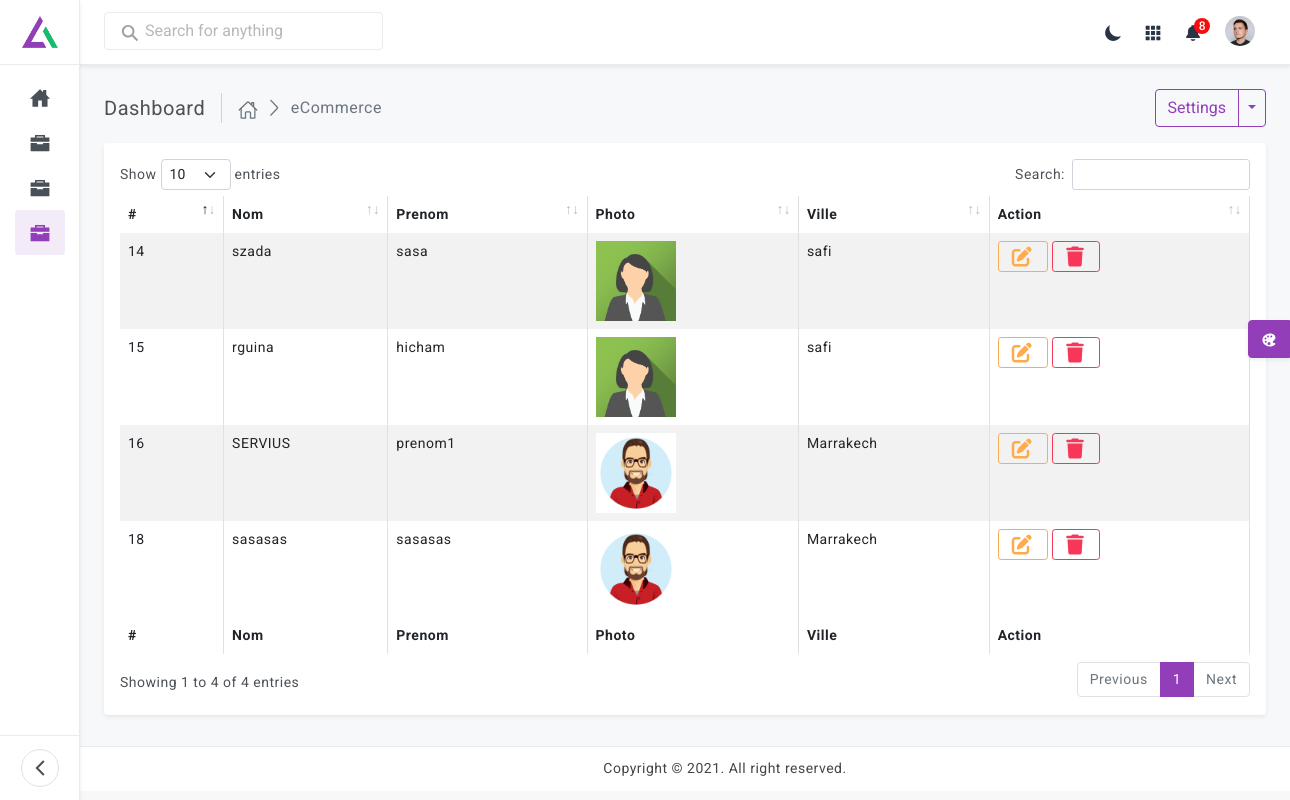
The app's page /stagiaire/index.php (signed in) with its own data.
### tables this page shows
CREATE TABLE IF NOT EXISTS `stagiaires` (
  `id` int(11) NOT NULL AUTO_INCREMENT,
  `nom` varchar(255) NOT NULL DEFAULT '0',
  `prenom` varchar(255) NOT NULL DEFAULT '0',
  `photo` varchar(255) NOT NULL DEFAULT '0',
  `ville_id` int(11) DEFAULT NULL,
  PRIMARY KEY (`id`),
  KEY `FK_stagiaires_villes` (`ville_id`),
  CONSTRAINT `FK_stagiaires_villes` FOREIGN KEY (`ville_id`) REFERENCES `villes` (`id`)
);

CREATE TABLE IF NOT EXISTS `villes` (
  `id` int(11) NOT NULL AUTO_INCREMENT,
  `nom` varchar(255) NOT NULL DEFAULT '0',
  PRIMARY KEY (`id`)
);

### stagiaire/index.php (the view, shortened to what this page needs)
<?php require '../include/connexion.php'; ?>
<?php include '../include/header.php'; ?>
<div class="wrapper">
    <?php include '../include/sidebar.php'; ?>
    <?php include '../include/top_header.php'; ?>
    <div class="page-content-wrapper">
        <div class="page-content">
            <div class="page-breadcrumb d-none d-sm-flex align-items-center mb-3">
                <div class="breadcrumb-title pe-3">Dashboard</div>
                <div class="ps-3">
                    <nav aria-label="breadcrumb">
                        <ol class="breadcrumb mb-0 p-0 align-items-center">
                            <li class="breadcrumb-item"><a href="javascript:;">
                                    <ion-icon name="home-outline"></ion-icon>
                                </a>
                            </li>
                            <li class="breadcrumb-item active" aria-current="page">eCommerce</li>
                        </ol>
                    </nav>
                </div>
                <div class="ms-auto">
                    <div class="btn-group">
                        <button type="button" class="btn btn-outline-primary">Settings</button>
                        <button type="button"
                            class="btn btn-outline-primary split-bg-primary dropdown-toggle dropdown-toggle-split"
                            data-bs-toggle="dropdown"> <span class="visually-hidden">Toggle Dropdown</span>
                        </button>
                    </div>
                </div>
            </div>
            <div class="row">
                <div class="col-md-12">
                    <div class="card">
                        <div class="card-body">
                            <div class="table-responsive">
                                <table id="example" class="table table-striped table-bordered" style="width:100%">
                                <thead>
                                    <tr>
                                        <th>#</th>
                                        <th>Nom</th>
                                        <th>Prenom</th>
                                        <th>Photo</th>
                                        <th>Ville</th>
                                        <th>Action</th>
                                    </tr>
                                </thead>
                                <tbody>
                                    <?php
                                        $req = $db->query("SELECT * FROM stagiaires");
                                        while($data = $req->fetch()):
                                            $ville = $data['ville_id'];
                                            $req1 = $db->query("SELECT * FROM villes where id=$ville");
                                            $data1 = $req1->fetch();
                                    ?>
                                    <tr>
                                        <td><?= $data['id'] ?></td>
                                        <td><?php echo $data['nom'] ?></td>
                                        <td><?php echo $data['prenom'] ?></td>
                                        <td><img width="80" src="/upload/<?php echo $data['photo'] ?>" alt=""></td>
                                        <td><?php echo $data1['nom'] ?></td>
                                        <td>
                                            <a href="update.php?id=<?= $data[0] ?>" class="btn btn-sm btn-outline-warning">
                                                <i class="fa fa-edit"></i>
                                            </a>
                                            <a href="delete.php?id=<?= $data[0] ?>" class="btn btn-sm btn-outline-danger">
                                                <i class="fa fa-trash"></i>
                                            </a>
                                        </td>
                                    </tr>
                                        <?php endwhile;  ?>
                                </tbody>
                                <tfoot>
                                    <tr>
                                        <th>#</th>
                                        <th>Nom</th>
                                        <th>Prenom</th>
                                        <th>Photo</th>
                                        <th>Ville</th>
                                        <th>Action</th>
                                    </tr>
                                </tfoot>
                            </table>
                            </div>
                        </div>
                    </div>
                </div>
            </div>
        </div>
    </div>
    <footer class="footer">
        <div class="footer-text">
            Copyright © 2021. All right reserved.
        </div>
    </footer>
    <div class="switcher-body">
        <button class="btn btn-primary btn-switcher shadow-sm" type="button" data-bs-toggle="offcanvas"
            data-bs-target="#offcanvasScrolling" aria-controls="offcanvasScrolling">
            <ion-icon name="color-palette-sharp" class="me-0"></ion-icon>
        </button>
    </div>
</div>
<?php include '../include/footer.php'; ?>

### include/header.php (shortened to what this page needs)
<!doctype html>
<html lang="en" class="light-theme">
  <head>
    <link href="/assets/plugins/perfect-scrollbar/css/perfect-scrollbar.css" rel="stylesheet" />
    <link href="assets/plugins/datatable/css/dataTables.bootstrap5.min.css" rel="stylesheet" />
    <link rel="stylesheet" href="https://cdnjs.cloudflare.com/ajax/libs/font-awesome/6.1.1/css/all.min.css">
    <link href="/assets/css/bootstrap.min.css" rel="stylesheet">
    <link href="/assets/css/bootstrap-extended.css" rel="stylesheet">
    <link href="/assets/css/style.css" rel="stylesheet">
    <link href="/assets/css/icons.css" rel="stylesheet">
    <link href="/assets/css/dark-theme.css" rel="stylesheet" />
    <link href="/assets/css/header-colors.css" rel="stylesheet" />
  </head>
  <body>

### include/sidebar.php (shortened to what this page needs)
<div class="mini-sidebar-wrapper">
           <div class="mini-sidebar-header">
              <img src="assets/images/logo-icon-2.png" alt="" class="logo-icon">
           </div>
           <div class="mini-sidebar-navigation d-flex align-items-center justify-content-center">
            <ul class="nav nav-pills flex-column">
              <li class="nav-item" data-bs-toggle="tooltip" data-bs-placement="right" title="Dashboards">
                <a href="javascript:;" class="nav-link" data-bs-toggle="pill" data-bs-target="#dashboard"><ion-icon name="home-sharp"></ion-icon></a>
              </li>
              <li class="nav-item" data-bs-toggle="tooltip" data-bs-placement="right" title="villes">
                <a href="javascript:;" class="nav-link" data-bs-toggle="pill" data-bs-target="#villes"><ion-icon name="briefcase-sharp"></ion-icon></a>
              </li>
              <li class="nav-item" data-bs-toggle="tooltip" data-bs-placement="right" title="pays">
                <a href="javascript:;" class="nav-link" data-bs-toggle="pill" data-bs-target="#pays"><ion-icon name="briefcase-sharp"></ion-icon></a>
              </li>
              <li class="nav-item" data-bs-toggle="tooltip" data-bs-placement="right" title="stagiaire">
                <a href="javascript:;" class="nav-link" data-bs-toggle="pill" data-bs-target="#stagiaire"><ion-icon name="briefcase-sharp"></ion-icon></a>
              </li>
            </ul>
            </div>
            <div class="toggle-menu-wrapper">
               <div class="toggle-menu-button">
                <ion-icon name="chevron-back-sharp"></ion-icon>
               </div>
            </div>
         </div>

### include/top_header.php (shortened to what this page needs)
<header class="top-header">
            <nav class="navbar navbar-expand gap-3">
              <form class="searchbar">
                <div class="position-absolute top-50 translate-middle-y search-icon ms-3"><ion-icon name="search-sharp"></ion-icon></div>
                <input class="form-control" type="text" placeholder="Search for anything">
             </form>
             <div class="top-navbar-right ms-auto">
              <ul class="navbar-nav align-items-center">
                <li class="nav-item">
                  <a class="nav-link dark-mode-icon" href="javascript:;">
                    <div class="mode-icon">
                      <ion-icon name="moon-sharp"></ion-icon>
                    </div>
                  </a>
                </li>
                <li class="nav-item dropdown dropdown-large dropdown-apps">
                  <a class="nav-link dropdown-toggle dropdown-toggle-nocaret" href="javascript:;" data-bs-toggle="dropdown">
                    <div class="">
                      <ion-icon name="apps-sharp"></ion-icon>
                    </div>
                  </a>
                </li>
                <li class="nav-item dropdown dropdown-large">
                  <a class="nav-link dropdown-toggle dropdown-toggle-nocaret" href="javascript:;" data-bs-toggle="dropdown">
                    <div class="position-relative">
                      <span class="notify-badge">8</span>
                      <ion-icon name="notifications-sharp"></ion-icon>
                    </div>
                  </a>
                </li>
                <li class="nav-item dropdown dropdown-user-setting">
                  <a class="nav-link dropdown-toggle dropdown-toggle-nocaret" href="javascript:;" data-bs-toggle="dropdown">
                    <div class="user-setting">
                      <img src="assets/images/avatars/06.png" class="user-img" alt="">
                    </div>
                  </a>
                </li>
               </ul>
              </div>
            </nav>
          </header>

### include/footer.php (shortened to what this page needs)
  </body>
</html>

### assets/css/style.css (style rules this page uses)
body { color: #4c5258; font-size: 14px; letter-spacing: .5px; background-color: #f7f8fa; overflow-x: hidden; font-family: Roboto, sans-serif; }
a { text-decoration: none; }
ion-icon { vertical-align: middle; }
::placeholder { opacity: 0.5 !important; }
.wrapper { position: relative; width: 100%; height: auto; }
.wrapper .page-content-wrapper { margin-left: 80px; margin-top: 65px; padding: 0 0rem 2em 0rem; transition: .3s all; }
.wrapper .page-content { padding: 1.5rem; }
.mini-sidebar-wrapper { position: fixed; top: 0; left: 0; width: 80px; height: 100%; border-right: 1px solid #e9ecef; background-clip: border-box; background-color: #fff; z-index: 10; box-shadow: 0 0.125rem 0.25rem rgb(0 0 0 / 8%); transition: .3s all; }
.mini-sidebar-wrapper .mini-sidebar-header { position: fixed; top: 0; width: 80px; height: 65px; display: flex; align-items: center; justify-content: center; border-bottom: 1px solid #e9ecef; background-clip: border-box; }
.mini-sidebar-wrapper .mini-sidebar-header .logo-icon { width: 36px; }
.mini-sidebar-wrapper .toggle-menu-wrapper { position: fixed; bottom: 0; width: 80px; height: 65px; display: flex; align-items: center; justify-content: center; border-top: 1px solid #e9ecef; background-clip: border-box; }
.mini-sidebar-navigation { position: relative; top: 65px; width: 80px; height: calc(100% - 130px); }
.mini-sidebar-navigation .nav { position: absolute; top: 0; padding-top: 10px; padding-bottom: 10px; }
.mini-sidebar-navigation .nav a.nav-link { font-size: 20px; width: 50px; height: 45px; display: flex; flex-direction: column; align-items: center; justify-content: center; padding: 0; }
.mini-sidebar-navigation .nav-pills .nav-link.active, .mini-sidebar-navigation .nav-pills .show>.nav-link { color: #923eb9; background-color: rgba(146, 62, 185, 0.1); }
.toggle-menu-wrapper .toggle-menu-button { width: 38px; height: 38px; background-color: #ffffff; border: 1px solid #dee2e6; border-radius: 50%; font-size: 22px; text-align: center; display: flex; align-items: center; justify-content: center; cursor: pointer; transition: 0.3s all; }
.toggle-menu-wrapper .toggle-menu-button ion-icon { transform: rotate(0deg); transition: .3s all; }
.top-header { position: fixed; top: 0; left: 80px; right: 0; height: 65px; padding: 0 1.5rem; border-bottom: 1px solid #e9ecef; background-clip: border-box; background-color: #ffffff; z-index: 5; transition: 0.3s all; box-shadow: 0 0.125rem 0.25rem rgb(0 0 0 / 8%); }
.top-header .navbar .searchbar { position: relative; width: 24%; }
.top-header .navbar .searchbar .form-control { box-shadow: none; padding-left: 2.5rem; padding-right: 2.5rem; border: 1px solid #e9ecef; background-color: #fff; }
.top-header .navbar .top-navbar-right .nav-link { color: #293445; font-size: 18px; font-weight: 500; padding-right: .7rem; padding-left: .7rem; }
.top-header .navbar .searchbar .search-icon { color: #41464b; font-size: 1.2rem; opacity: 0.5; font-size: 20px; }
.top-header .navbar .user-img { width: 30px; height: 30px; padding: 0px; border-radius: 50%; }
.dropdown-toggle-nocaret:after { display: none }
.top-header .navbar .nav-link .notify-badge { position: absolute; top: 0px; right: -8px; color: #fff; font-size: 12px; width: 16px; height: 16px; border-radius: 50%; display: flex; align-items: center; justify-content: center; background-color: #f50d0d; z-index: 1; }
.dropdown-large { position: relative }
.breadcrumb-title { font-size: 20px; border-right: 1.5px solid #ced3da; }
.page-breadcrumb .breadcrumb li.breadcrumb-item { font-size: 16px; }
.page-breadcrumb .breadcrumb li a { font-size: 20px; color: #697278; }
.page-breadcrumb .breadcrumb-item+.breadcrumb-item::before { display: inline-block; padding-right: .5rem; font-family: LineIcons; content: "\ea5c"; }
.footer { position: absolute; left: 80px; right: 0; bottom: 0; width: 100%; padding: 0.7rem; color: #484444; background-color: #fff; border-top: 1px solid #e9ecef; text-align: center; transition: .3s all; }
.btn i, .btn ion-icon { vertical-align: middle; font-size: 1rem; margin-top: -1em; margin-bottom: -1em; margin-right: 7px; }
.btn i, .btn.btn-lg ion-icon { font-size: 1.25rem; }
.table-responsive { white-space: nowrap; }
.btn-switcher { position: fixed; right: 0px; top: 40%; border-top-right-radius: 0; border-bottom-right-radius: 0; }

### records on screen
stagiaires: id "14", nom "szada", prenom "sasa", photo (picture), ville.nom "safi"
stagiaires: id "15", nom "rguina", prenom "hicham", photo (picture), ville.nom "safi"
stagiaires: id "16", nom "SERVIUS", prenom "prenom1", photo (picture), ville.nom "Marrakech"
stagiaires: id "18", nom "sasasas", prenom "sasasas", photo (picture), ville.nom "Marrakech"
